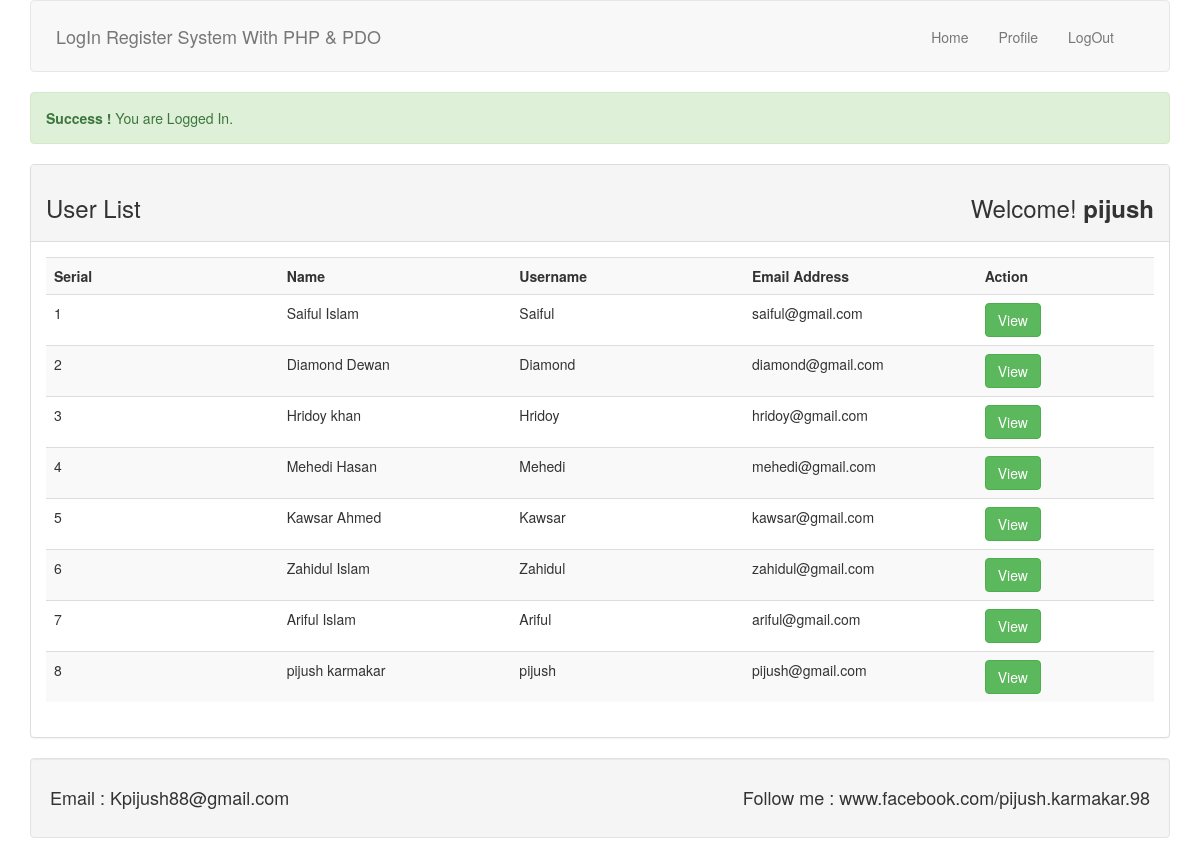
/index.php (signed in), run on the app's committed database.
### tables this page shows
CREATE TABLE `users` (
  `id` int(11) NOT NULL,
  `name` varchar(255) NOT NULL,
  `username` varchar(255) NOT NULL,
  `email` varchar(255) NOT NULL,
  `password` varchar(255) NOT NULL
);

### lib/Session.php (called while the page is built, shortened)
<?php
  class Session{
    public static function get($key){
	         if(isset($_SESSION[$key] ) ){
	         	return  $_SESSION[$key];
	         }
	         else{
	         	return false;
	         }
    }
  }
 ?>

### lib/User.php (called while the page is built, shortened)
<?php
 include_once 'Session.php';
 include 'Database.php';
  class User {
  	private $db;
  	public function __construct(){
  		  $this->db = new Database();
  	}
    public function getUserData(){
           $sql = "SELECT * FROM users ORDER BY id DESC";
               $query = $this->db->pdo->prepare($sql);
               $query->execute();
               $result = $query->fetchAll();
               return $result;
    }
}
 ?>

### lib/Database.php (called while the page is built)
<?php
  class Database{
  	private $dbhost = "localhost";
  	private $dbuser = "root";
  	private $dbpass="";
  	private $dbname="db_loginregister";
  	public $pdo;
  	public function __construct(){
           if(!isset($this->pdo)){
           	  try{
                  $link = new PDO("mysql:host=".$this->dbhost.";dbname=".$this->dbname,$this->dbuser,$this->dbpass);
                  $link->setAttribute(PDO::ATTR_ERRMODE, PDO::ERRMODE_EXCEPTION);
                  $link->exec("SET CHARACTER SET utf8");
                  $this->pdo = $link;
           	  }
           	  catch(PDOEception $e){
                   die("Failed to connect with database". $e->getMessage());
           	  }
           }
  	}
  }
 ?>

### index.php (the view, shortened to what this page needs)
<?php
include 'inc/header.php';
include 'lib/User.php';
 ?>
<div class="user-table">
	<div class="container">
	<?php
        $loginmsg = Session::get("loginmsg");
		        if(isset($loginmsg) ){
                     echo $loginmsg;
		        }
	 ?>
		 <div class="panel panel-default">
				<div class="panel-heading">
					<h3>User List <span class="pull-right">Welcome! <strong>
						<?php
                             $username = Session::get("username");
                             if(isset($username)){
                             	echo $username;
                             }
						 ?>
					</strong></span></h3>
				</div>
                <div class="panel-body">
	                    <table class="table table-striped">
	                    	<tr>
	                    		<th width="21%">Serial</th>
	                    		<th width="21%">Name</th>
	                    		<th width="21%">Username</th>
	                    		<th width="21%">Email Address</th>
	                    		<th width="21%">Action</th>
	                    	</tr>
                         <?php
                               $user = new User();
                               $userdata = $user->getUserData();
                               if($userdata){
                               	$i=0;
                               	  foreach ($userdata as $sdata) {
                               	$i++;
	                     ?>
	                    	<tr>
	                    	    <td><?php echo $i; ?></td>
	                    	    <td><?php echo $sdata['name'] ;?></td>
	                    	    <td><?php echo $sdata['username']; ?></td>
	                    	    <td><?php echo $sdata['email']; ?></td>
	                    	    <td>
	                    	    	<a class="btn btn-success" href="profile.php?id=<?php echo $sdata['id']; ?>">View</a>
	                    	    </td>
	                    	</tr>
	                    	<?php
		                                 }
		                               }
		                               else{
		                               	 ?>
		                       	<tr>
                                    <td colspan="5"> <h3>User data not found .</h3> </td>
		                      	</tr>
                           <?php } ?>
	                    </table>
                </div>
         </div>
	</div>
</div>
<?php
include 'inc/footer.php';
 ?>

### inc/header.php (shortened to what this page needs)
<?php
$filepath = realpath(dirname(__FILE__));
include_once $filepath.'/../lib/Session.php';
 ?>
<!DOCTYPE html>
<html lang="en">
<head>
        <link rel="stylesheet" href="inc/bootstrap.min.css">
        <link rel="stylesheet" href="style.css">
</head>
<body>
<header>
	<div class="container">
	    <nav class="navbar navbar-default">
			  <div class="container-fluid">
			    <div class="navbar-header">
			      <a class="navbar-brand" href="Index.php">LogIn Register System With PHP & PDO</a>
			    </div>
			    <div class="collapse navbar-collapse" id="bs-example-navbar-collapse-1">
				      <ul class="nav navbar-nav pull-right">
				        <?php
                         $id = Session::get('id');
                         $userlogin = Session::get('login');
                         if($userlogin === true){
				        ?>
				         <li><a href="index.php">Home</a></li>
				         <li><a href="profile.php?id= <?php echo $id; ?>">Profile</a></li>
				          <li><a href="?action=logout">LogOut</a></li>
				          <?php } else{ ?>
				         <li><a href="login.php">LogIn</a></li>
				         <li><a href="register.php">Register</a></li>
				          <?php } ?>
				      </ul>
			    </div>
			  </div>
        </nav>
    </div>
</header>

### inc/footer.php (shortened to what this page needs)
<footer>
	<div class="container">
	   <div class="well">
			<h4>Email : Kpijush88@gmail.com
		    <span class="pull-right">Follow me : www.facebook.com/pijush.karmakar.98</span>
			</h4>
       </div>
    </div>
</footer>
</body>
</html>

### style.css (style rules this page uses)
.navbar { padding:10px; }
.navbar-default .navbar-nav > li > a:focus, .navbar-default .navbar-nav > li > a { transition: 0.3s; }
.navbar-nav { margin-top:6px; }
.navbar-nav > li > a { padding-bottom: 10px; padding-top: 10px; }

### data on the page
users: name "Saiful Islam", username "Saiful", email "saiful@gmail.com"
users: name "Diamond Dewan", username "Diamond", email "diamond@gmail.com"
users: name "Hridoy khan", username "Hridoy", email "hridoy@gmail.com"
users: name "Mehedi Hasan", username "Mehedi", email "mehedi@gmail.com"
users: name "Kawsar Ahmed", username "Kawsar", email "kawsar@gmail.com"
users: name "Zahidul Islam", username "Zahidul", email "zahidul@gmail.com"
users: name "Ariful Islam", username "Ariful", email "ariful@gmail.com"
users: name "pijush karmakar", username "pijush", email "pijush@gmail.com"

### other printed values
$loginmsg "Success ! You are Logged In."
$username "pijush"
